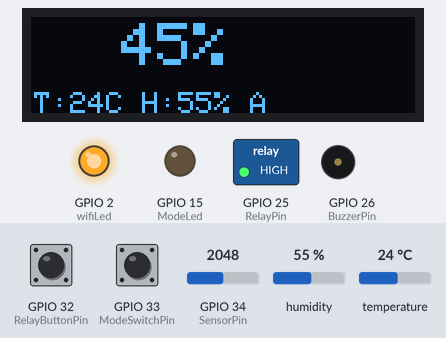
A sketch run on a simulated ESP32. Parts: 128×32 one-colour display, switched loads named in the sketch (green lamp = pin HIGH), output pins drawn as LEDs (lit = HIGH), buzzer (waves = sounding, pin HIGH). The inputs (shaded band) are chosen by the test bench; at power-on: GPIO 33 (ModeSwitchPin) HIGH, GPIO 34 (SensorPin) = 2048, humidity 55 %, GPIO 32 (RelayButtonPin) HIGH, temperature 24 °C. WiFi joins after 1.5 s; servers stay silent unless stated.

Above: at 5.4 s.
5.5 s: GPIO 33 (ModeSwitchPin) pulled LOW for 0.15 s
At 9.0 s:
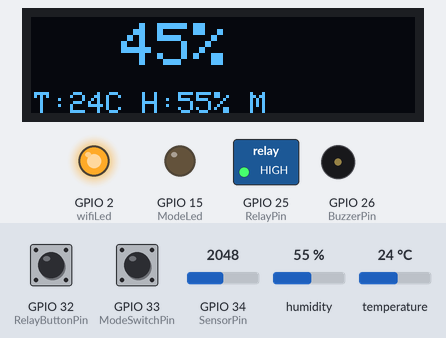
9.3 s: GPIO 33 (ModeSwitchPin) pulled LOW for 1 s
At 11.5 s:
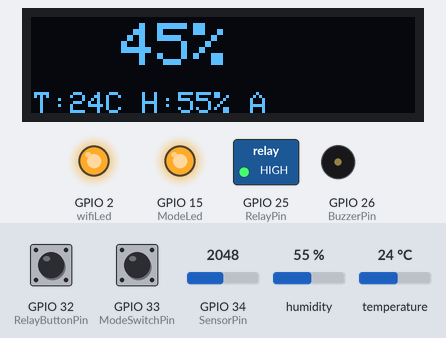
12.3 s: GPIO 34 (SensorPin) set to 1349
At 15.0 s:
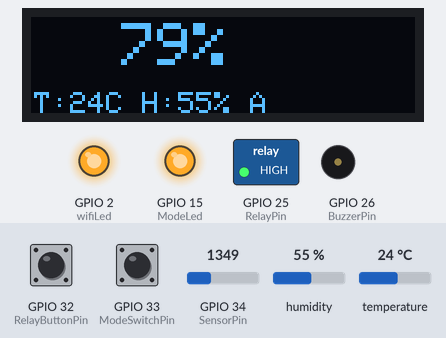
15.3 s: GPIO 34 (SensorPin) set to 1261
At 17.3 s:
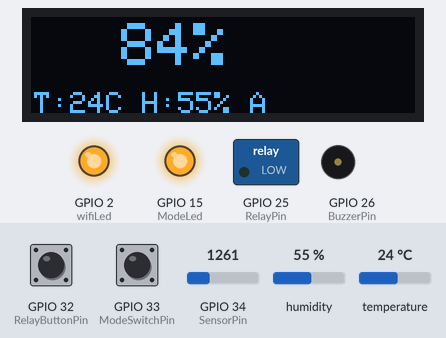
18.3 s: GPIO 33 (ModeSwitchPin) pulled LOW for 0.15 s
At 20.7 s:
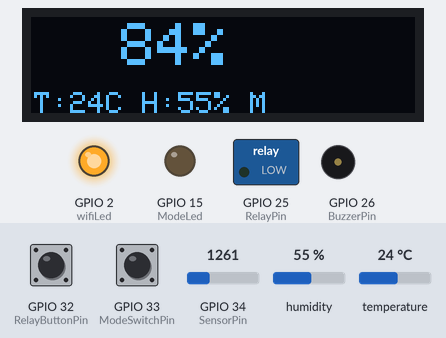
21.3 s: humidity set to 22 %
At 24.2 s:
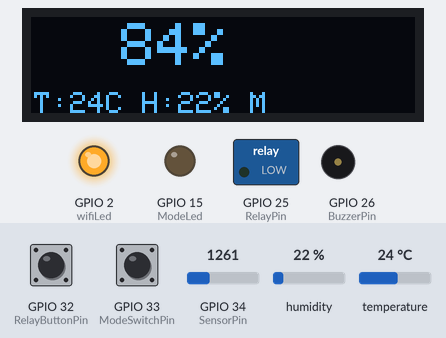
Timing chart, 0 to 25.3 s (numbered marks = the images above; inputs shaded):
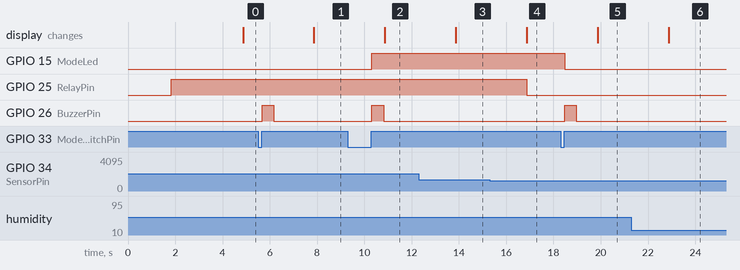

The sketch:

main.ino
```cpp
#include <WiFi.h>
#include <WiFiClient.h>
#include <BlynkSimpleEsp32.h>
#include <AceButton.h>

using namespace ace_button;

#include "config.h"
#include "sensors.h"
#include "display.h"
#include "control.h"

char auth[] = BLYNK_AUTH_TOKEN;

BlynkTimer timer;

ButtonConfig config1;
AceButton relayButton(&config1);

ButtonConfig config2;
AceButton modeButton(&config2);

/************ BLYNK ************/
BLYNK_CONNECTED(){
  Blynk.syncAll();
}

BLYNK_WRITE(VPIN_RELAY){
  if(!autoMode){
    toggleRelay = param.asInt();
    digitalWrite(RelayPin, toggleRelay);
  }
}

BLYNK_WRITE(VPIN_MODE){
  autoMode = param.asInt();
  currMode = autoMode ? "A" : "M";
  digitalWrite(ModeLed, autoMode);
  controlBuzzer(500);
}

/************ BUTTON HANDLERS ************/
void relayButtonHandler(AceButton*, uint8_t eventType, uint8_t){
  if(eventType == AceButton::kEventReleased && !autoMode){
    toggleRelay = !toggleRelay;
    digitalWrite(RelayPin, toggleRelay);
    Blynk.virtualWrite(VPIN_RELAY, toggleRelay);
  }
}

void modeButtonHandler(AceButton*, uint8_t eventType, uint8_t){
  if(eventType == AceButton::kEventReleased){
    autoMode = !autoMode;
    currMode = autoMode ? "A" : "M";
    digitalWrite(ModeLed, autoMode);
    Blynk.virtualWrite(VPIN_MODE, autoMode);
    controlBuzzer(500);
  }
}

void sendSensor(){
  getMoisture();
  getWeather();

  displayData(String(moisturePercentage) + "%",
              "T:" + String(temperature1) + "C H:" + String(humidity1) + "% " + currMode);

  Blynk.virtualWrite(VPIN_MOISTURE, moisturePercentage);
  Blynk.virtualWrite(VPIN_TEMPERATURE, temperature1);
  Blynk.virtualWrite(VPIN_HUMIDITY, humidity1);
}

void setup(){
  Serial.begin(115200);

  pinMode(RelayPin, OUTPUT);
  pinMode(wifiLed, OUTPUT);
  pinMode(ModeLed, OUTPUT);
  pinMode(BuzzerPin, OUTPUT);

  pinMode(RelayButtonPin, INPUT_PULLUP);
  pinMode(ModeSwitchPin, INPUT_PULLUP);

  dht.begin();

  config1.setEventHandler(relayButtonHandler);
  relayButton.init(RelayButtonPin);

  config2.setEventHandler(modeButtonHandler);
  modeButton.init(ModeSwitchPin);

  display.begin(SSD1306_SWITCHCAPVCC, 0x3C);
  display.setTextColor(WHITE);

  WiFi.begin(ssid, pass);
  while (WiFi.status() != WL_CONNECTED){
    delay(500);
  }

  digitalWrite(wifiLed, HIGH);

  Blynk.config(auth);
  Blynk.connect();

  timer.setInterval(3000L, sendSensor);
}

void loop(){
  Blynk.run();
  timer.run();
  relayButton.check();
  modeButton.check();
  controlMoist();
}
```

control.h
```cpp
#ifndef CONTROL_H
#define CONTROL_H

bool toggleRelay = LOW;
bool autoMode = true;
String currMode = "A";

void controlBuzzer(int duration){
  digitalWrite(BuzzerPin, HIGH);
  delay(duration);
  digitalWrite(BuzzerPin, LOW);
}

void controlMoist(){
  if(autoMode){
    if(moisturePercentage < moistPerLow){
      digitalWrite(RelayPin, HIGH);
      toggleRelay = HIGH;
      Blynk.virtualWrite(VPIN_RELAY, toggleRelay);
    }
    else if(moisturePercentage > moistPerHigh){
      digitalWrite(RelayPin, LOW);
      toggleRelay = LOW;
      Blynk.virtualWrite(VPIN_RELAY, toggleRelay);
    }
  }
}

#endif
```

display.h
```cpp
#ifndef DISPLAY_H
#define DISPLAY_H

#include <Adafruit_SSD1306.h>

#define SCREEN_WIDTH 128
#define SCREEN_HEIGHT 32
#define OLED_RESET -1

Adafruit_SSD1306 display(SCREEN_WIDTH, SCREEN_HEIGHT, &Wire, OLED_RESET);

void displayData(String line1 , String line2){
  display.clearDisplay();
  display.setTextSize(2);
  display.setCursor(30,2);
  display.print(line1);
  display.setTextSize(1);
  display.setCursor(1,25);
  display.print(line2);
  display.display();
}

#endif
```

sensors.h
```cpp
#ifndef SENSORS_H
#define SENSORS_H

#include <DHT.h>

#define DHTTYPE DHT11

DHT dht(DHTPin, DHTTYPE);

int sensorVal;
int moisturePercentage;
int temperature1 = 0;
int humidity1 = 0;

void getMoisture() {
  sensorVal = analogRead(SensorPin);
  moisturePercentage = map(sensorVal, drySoilVal, wetSoilVal, 0, 100);
  moisturePercentage = constrain(moisturePercentage, 0, 100);
}

void getWeather() {
  float h = dht.readHumidity();
  float t = dht.readTemperature();

  if (!isnan(h) && !isnan(t)) {
    humidity1 = int(h);
    temperature1 = int(t);
  }
}

#endif
```

config.h
```cpp
#ifndef CONFIG_H
#define CONFIG_H

/************ BLYNK CONFIG ************/
#define BLYNK_TEMPLATE_ID "TMPL35lD4PCXf"
#define BLYNK_TEMPLATE_NAME "ESP 32 Plant Monitor"
#define BLYNK_AUTH_TOKEN "YOUR_NEW_AUTH_TOKEN"

/************ WIFI ************/
char ssid[] = "YOUR_WIFI_NAME";
char pass[] = "YOUR_WIFI_PASSWORD";

/************ SOIL CALIBRATION ************/
int wetSoilVal = 930;
int drySoilVal = 3000;

int moistPerLow = 20;
int moistPerHigh = 80;

/************ PIN DEFINITIONS ************/
#define SensorPin       34
#define DHTPin          14
#define RelayPin        25
#define wifiLed         2
#define RelayButtonPin  32
#define ModeSwitchPin   33
#define BuzzerPin       26
#define ModeLed         15

/************ BLYNK VIRTUAL PINS ************/
#define VPIN_MOISTURE    V1
#define VPIN_TEMPERATURE V2
#define VPIN_HUMIDITY    V3
#define VPIN_MODE        V4
#define VPIN_RELAY       V5

#endif
```

Measured:
- the behaviour switches between 1324 and 1323 on GPIO 34 (SensorPin) (found by bisection; images 3 and 4)
- after the input at 5.5 s, GPIO 26 (BuzzerPin): LOW → HIGH after 0.17 s, → LOW 0.50 s later; the display: changes after 2.4 s (image 1)
- after the input at 9.3 s, GPIO 15 (ModeLed): LOW → HIGH after 1.0 s; GPIO 26 (BuzzerPin): LOW → HIGH after 1.0 s, → LOW 0.50 s later; the display: changes after 1.6 s (image 2)
- after the input at 12.3 s, the display: changes after 1.6 s (image 3)
- after the input at 15.3 s, GPIO 25 (RelayPin): HIGH → LOW after 1.6 s; the display: changes after 1.6 s (image 4)
- after the input at 18.3 s, GPIO 15 (ModeLed): HIGH → LOW after 0.17 s; GPIO 26 (BuzzerPin): LOW → HIGH after 0.17 s, → LOW 0.50 s later; the display: changes after 1.6 s (image 5)
- after the input at 21.3 s, the display: changes after 1.6 s (image 6)
